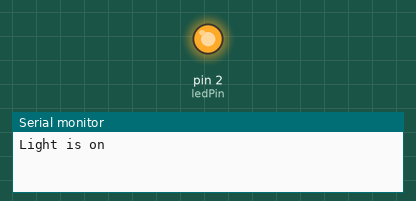
Recording of a sketch running on a simulated Arduino Uno, built with avr-gcc and run on an emulated ATmega328P. Parts: output pins drawn as LEDs (lit = HIGH), the last lines printed to the serial monitor.

Above: at 0.5 s.
At 3.5 s:
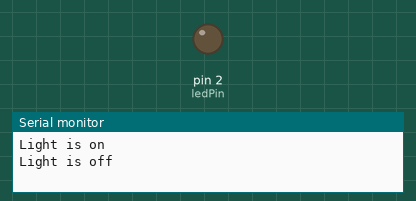
Timing chart, 0 to 7.8 s (numbered marks = the images above):
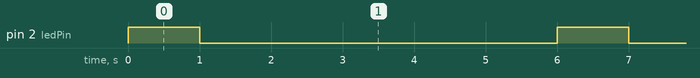

Measured:
- by itself, pin 2 (ledPin): alternates HIGH for 1.0 s and LOW for 5.0 s

The sketch:

gettingStarted.ino
```cpp
int ledPin = 2;

void setup() {
  pinMode(ledPin, OUTPUT);
  Serial.begin(115200);
}

void loop() {
  Serial.println("Light is on");
  //On Led light
  digitalWrite(ledPin, HIGH);
  //Stay on Led for 1 Seconds
  delay(1000);

  Serial.println("Light is off");
  digitalWrite(ledPin, LOW);
  delay(5000);
}
```
